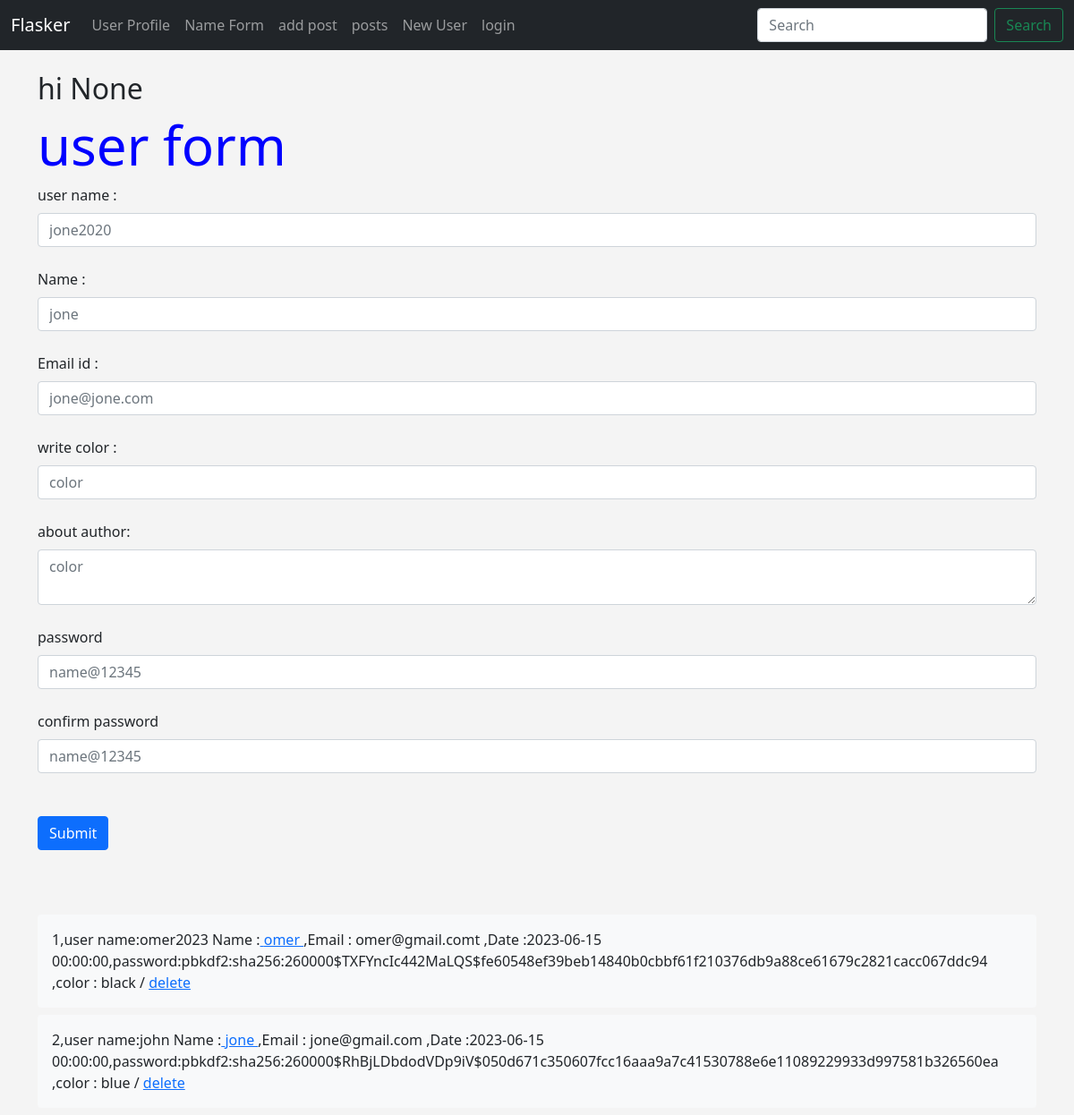
The page /user/added on the database its author committed.
### hello.py (models this page shows, shortened)
class User(db.Model,UserMixin):
    __tablename__='user'
    id=db.Column(db.Integer,primary_key=True)
    user_name=db.Column(db.String(300),nullable=False,unique=True)
    name=db.Column(db.String(300),nullable=False)
    email=db.Column(db.String(300),nullable=False,unique=True)
    favorite_color=db.Column(db.String(120))
    about_author=db.Column(db.Text(500))
    date_added=db.Column(db.DateTime,default=date.today())
    password_hash=db.Column(db.String,nullable=False)
    profile_pic=db.Column(db.String,nullable=True)
    posts=db.relationship('Posts',backref='poster')
    @property
    def password(self):
        raise AttributeError('password is not a readable attribute !')

### hello.py (the view, shortened to what this page needs)
@app.route('/user/added',methods=['GET','POST'])
def added_user():
    form=User_Form()
    user_from_database = User.query.all()
    return render_template('added_user.html',form=form,user_from_database=user_from_database,user_session=session.get('user1'))

### web_form.py
class User_Form(FlaskForm):
    user_name=StringField(label='user name :',validators=[DataRequired()])
    name=StringField(label='Name :',validators=[DataRequired()])
    email=StringField(label='Email id :',validators=[DataRequired()])
    password=PasswordField(label='password',validators=[DataRequired(),EqualTo('password_2',message='password most match !!')])
    password_2=PasswordField(label='confirm password',validators=[DataRequired(),])
    favorite_color=StringField(label='write color :')
    about_author=TextAreaField(label='about author:')
    profile_pic=FileField(label='profile pic')
    submit=SubmitField(label='Submit')

class Search_Form(FlaskForm):
    searched=StringField(label='searched',validators=[DataRequired(),])
    submit=SubmitField(label='Submit')

### hello.py (called while the page is built)
@app.context_processor
def base():
    form=Search_Form()
    return dict(form=form)

### templates/added_user.html (shortened to what this page needs)
{% extends 'base.html' %}
{% block content %}
<h2>hi {{user_session}}</h2>
<h1>user form</h1>
<form method="post">
    {{form.user_name.label(class='form-label')}}
    {{form.user_name(class='form-control',placeholder='jone2020')}}
    <br>
    {{form.name.label(class='form-label')}}
    {{form.name(class='form-control',placeholder='jone')}}
    <br>
    {{form.email.label(class='form-label')}}
    {{form.email(class='form-control',placeholder='jone@jone.com')}}
    <br>
    {{form.favorite_color.label(class='form-label')}}
    {{form.favorite_color(class='form-control',placeholder='color')}}
    <br>
    {{form.about_author.label(class='form-label')}}
    {{form.about_author(class='form-control',placeholder='color')}}
    <br>
    {{form.password.label(class='form-label')}}
    {{form.password(class='form-control',placeholder='name@12345')}}
    <br>
    {{form.password_2.label(class='form-label')}}
    {{form.password_2(class='form-control',placeholder='name@12345')}}
    <br><br>
    {{form.submit(class='btn btn-primary')}}
</form>
<br><br><br>
{% for item in user_from_database %}
<div class="shadow-none p-3 mb-2 bg-light rounded">
    {{item.id}},user name:{{item.user_name}} Name :<a href="{{url_for('update',id=item.id)}}"> {{item.name}} </a>,Email
    : {{item.email}} ,Date
    :{{item.date_added}},password:{{item.password_hash}} ,color : {{item.favorite_color}} / <a
        href="{{url_for('delete',id=item.id)}}"> delete </a>
</div>
{% endfor %}
{% endblock %}

### static/css/style.css (style rules this page uses)
h1 { color: blue; font-size: 60px; }
body { background-color: #f4f4f4; }

### rows shown on the page
User: id "1", user_name "omer2023", name "omer", email "omer@gmail.comt", date_added "2023-06-15 00:00:00", password_hash "pbkdf2:sha256:260000$TXFYncIc442MaLQS$fe60548ef39beb14840b0cbbf61f210376db9a88ce61679c2821cacc067ddc94", favorite_color "black"
User: id "2", user_name "john", name "jone", email "jone@gmail.com", date_added "2023-06-15 00:00:00", password_hash "pbkdf2:sha256:260000$RhBjLDbdodVDp9iV$050d671c350607fcc16aaa9a7c41530788e6e11089229933d997581b326560ea", favorite_color "blue"

### other values the page prints
{{ user_session }} "None"
